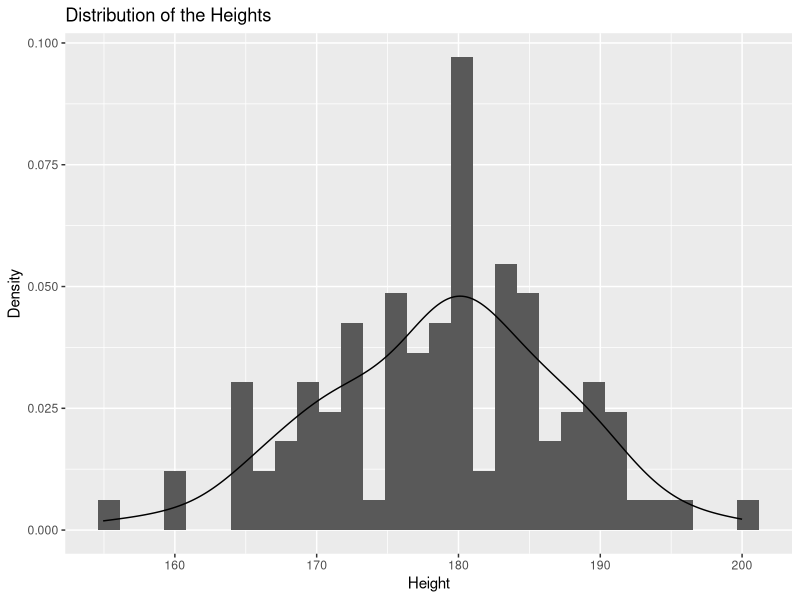

Reproduce this figure in R.
## ---- chunk 1
knitr::opts_chunk$set(echo = TRUE)
## ---- chunk 2
# Creation 
# There are different ways to create an object: 
# 1) with the c for concatenate and elements are separated with a comma
x <- c(2,-5,-6, 9) 
x # to print x (or print(x))

# 2) with sequences 
y = 1:6 # Rq: you can use = instead of <- (but the latter is my preference)
y = c(x, y)
y 

z <- seq(1, 6 , by = 0.5)  
z
?seq # help(seq) to better undestand this function
 
# 3) with specific functions
rep(1, 4)
rep(c(1, 2), each = 3)

# Attributes
is.numeric(x); is.vector(x)
length(x)

# Selection
# The squared brackets [] is used to select an element of a vector. The position (index) of the element to select is put inside the squared bracket
y[4] 
y[c(3,5)]
y[(y>2)&(y<5)] # and
## ">", "<", ">=", "<=", "==", "!=" 
## ---- chunk 3
# Creation
# Factors can be created with the function factor
sex <- factor(c("F","M","F","F"))
summary(sex) # summary is a very useful function as we will see

# Attributes
is.factor(sex)
length(sex)
# Factors are objects with specific attributes:
nlevels(sex)
levels(sex)
## ---- chunk 4
# Creation
mat <- matrix(0, nrow = 2, ncol = 4)
mat 
mat <- matrix(1:9, nrow = 3, ncol = 3)
mat 
mat <- matrix(1:9, nrow = 3, ncol = 3, byrow = T) # By default, R ranks the values in a matrix by column. To rank the elements by row, use the argument  byrow

# Attributes
is.matrix(mat)
length(mat)
# Matrices have specific attributes:
dim(mat); ncol(mat); nrow(mat)
rownames(mat)
colnames(mat) <- paste('var', 1:3, sep = "_") # This function is very useful!
mat

# Select elements
# Since matrices have rows and columns, elements are selected by specifying the index of the row and the index of the column in the brackets [indexrow, indexcolumn]:  
mat[1, 2]; mat[-2, 1:2]

mat[, mat[1, ]>2] 
## ---- chunk 5
# Creation 
# We create a list with the function list of 3 objects a vector, a matrix and a factor
mylist <- list(myvect = c(1,5,-3), mymat = mat, myfact = c("a","b"))


# Attributes
length(mylist)
is.list(mylist)
class(mylist)
# Specific attributes
names(mylist)

# Selection
# To select an element of a list, you can either use $ and the name of the element you want to select or the double brackets [[]] and the index or the name of the element you would like to select

mylist$myvect
mylist[[2]]
mylist[["mymat"]]

# an element of a list can be a list
bb <- list(onelist <- mylist, y <- c(1,2))
length(bb)
bb$onelist$myfact
## ---- chunk 6
library(knitr)
opts_chunk$set(echo = TRUE, warning = FALSE, message = FALSE, include = TRUE, eval = FALSE)
## ---- chunk 7
library(MASS)
library(ggplot2)
data(survey)
HeightM <-survey[survey[, "Sex"]=="Male", "Height", drop = FALSE]

ggplot(HeightM) + aes(x = Height) + geom_histogram(aes( y = ..density..))+  labs(y = "Density", x = "Height") + geom_line(stat="density") + ggtitle("Distribution of the Heights")

#  qqnorm(scale( na.omit(HeightM$Height)))
# qqline(scale( na.omit(HeightM$Height)))
## ---- chunk 8
res <- t.test(HeightM$Height, conf.level = 0.95)
res
res$conf.int
